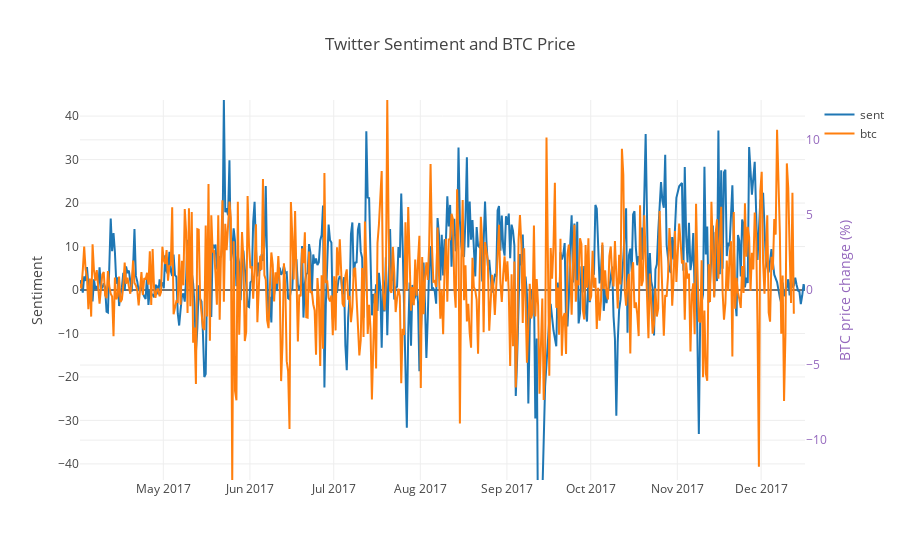

Source (notebook cell):
### Code cell
df1 = twt_clean_agg[pd.to_datetime("2017-04-01").date():]
df2 = btc_ohlc[pd.to_datetime("2017-04-01").date():]

import datetime
'''
#Zoom timeline
format = '%Y-%m-%d %H:%M:%S'
start = datetime.date(2017, 4, 1) #enter 'None' to see all left
end = datetime.date(2017, 12, 16) #enter 'None' to see all right
'''
#Variables
twt_var = "compound"#"sent_diff"
btc_var = "price_change_pct"#close
'''
df1 = df1[(df1.index >= pd.to_datetime(start)) & (df1.index <= pd.to_datetime(end))]
df2 = df2[(df2.index >= pd.to_datetime(start)) & (df2.index <= pd.to_datetime(end))]
'''
#Force same y
twt_lim = max(abs(df1[twt_var]))
btc_lim = max(abs(df2[btc_var]))

trace1 = go.Scatter(x = df1.index, y = df1[twt_var], name = "sent")
trace2 = go.Scatter(x = df2.index, y = df2[btc_var], name = "btc", yaxis = "y2")

plot_data = [trace1, trace2]

layout = go.Layout(
    title='Twitter Sentiment and BTC Price',
    yaxis=dict(
        title='Sentiment',
        range = [-abs(max(df1[twt_var])),abs(max(df1[twt_var]))]
    ),
    yaxis2=dict(
        title='BTC price change (%)',
        range = [-abs(max(df2[btc_var])),abs(max(df2[btc_var]))],
        titlefont=dict(
            color='rgb(148, 103, 189)'
        ),
        tickfont=dict(
            color='rgb(148, 103, 189)'
        ),
        overlaying='y',
        side='right'
    )
)
    
fig = go.Figure(data = plot_data, layout = layout)
iplot(fig, filename = 'btc_sent')

### Figure 1 — Plotly figure (JSON) as saved in the notebook; plotly's stock layout.template omitted (floating-point values rounded to 4 significant figures; data arrays with more than 128 entries replaced by an {"elided": "..."} marker saying what was removed)
{"data": [{"name": "sent", "type": "scatter", "x": {"elided": "490 str values"}, "y": {"elided": "490 float values"}}, {"name": "btc", "type": "scatter", "x": {"elided": "512 str values"}, "y": {"elided": "512 float values"}, "yaxis": "y2"}], "layout": {"title": "Twitter Sentiment and BTC Price", "yaxis": {"range": [-43.7, 43.7], "title": "Sentiment"}, "yaxis2": {"overlaying": "y", "range": [-12.65, 12.65], "side": "right", "tickfont": {"color": "rgb(148, 103, 189)"}, "title": "BTC price change (%)", "titlefont": {"color": "rgb(148, 103, 189)"}}}}
